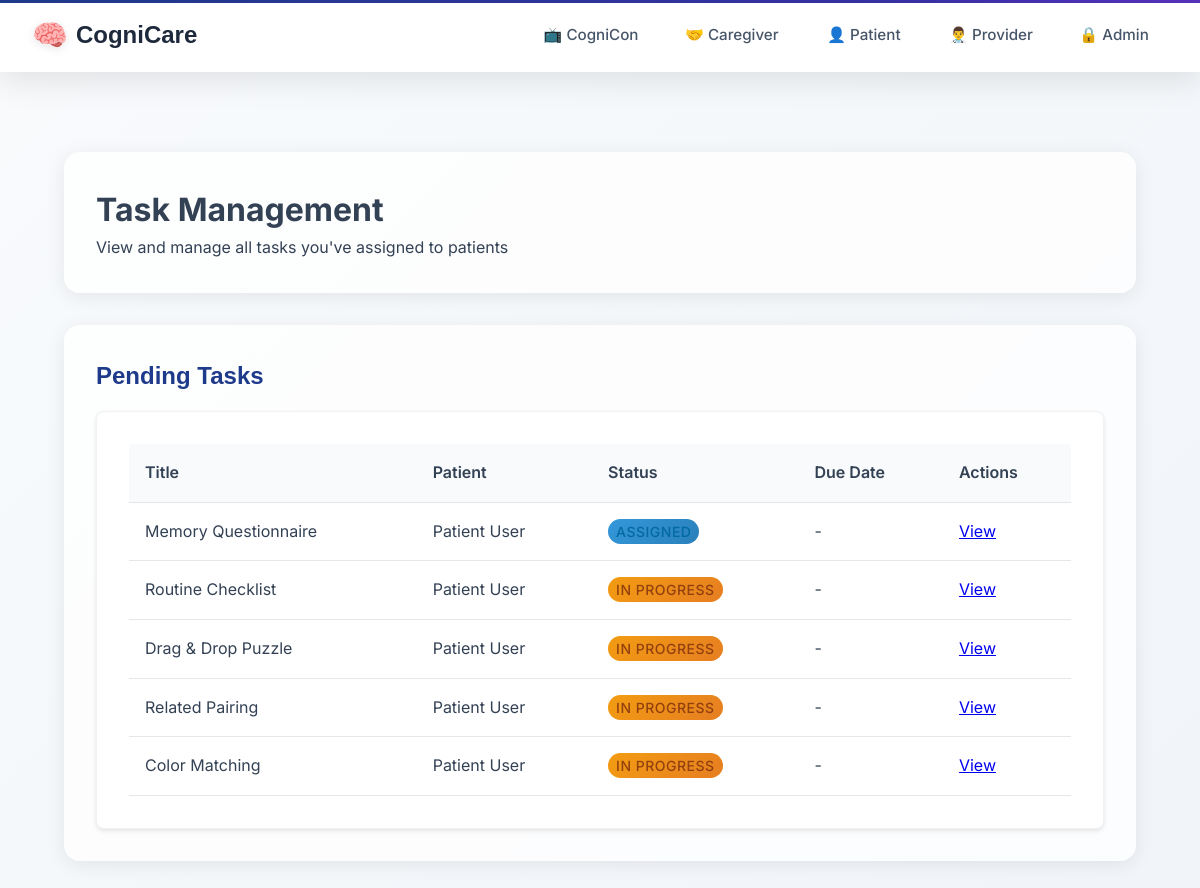
/taskmanager/provider/tasks/ (signed in), run on an earlier commit of the app's database.
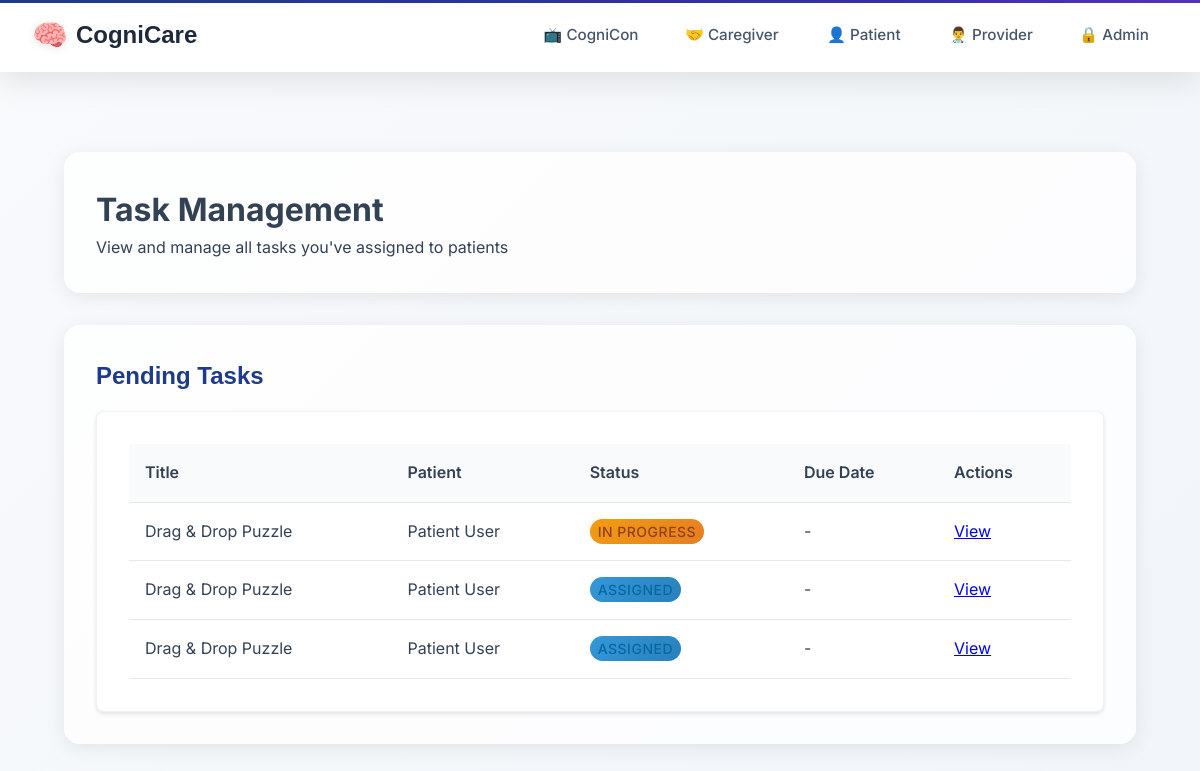
And on a later commit of the database.
### taskmanager/models.py (models this page shows, shortened)
class Task(models.Model):
    title = models.CharField(max_length=255)
    description = models.TextField(blank=True, null=True)
    task_type = models.CharField(max_length=50, choices=TASK_TYPES)
    difficulty = models.CharField(
        max_length=50,
        choices=DIFFICULTY_LEVELS,
        blank=True,
        null=True,
        help_text="Cognitive difficulty level for games"
    )
    assigned_by = models.ForeignKey(UserProfile, related_name='assigned_tasks', on_delete=models.CASCADE)
    assigned_to = models.ForeignKey(UserProfile, related_name='tasks', on_delete=models.CASCADE)
    completed_by = models.ForeignKey(UserProfile, related_name='completed_tasks', on_delete=models.SET_NULL, null=True, blank=True)
    status = models.CharField(max_length=20, choices=[
        ('assigned', 'Assigned'),
        ('in_progress', 'In Progress'),
        ('completed', 'Completed'),
    ], default='assigned')
    created_at = models.DateTimeField(auto_now_add=True)
    assigned_at = models.DateTimeField(auto_now_add=True)
    due_date = models.DateTimeField(blank=True, null=True)
    completed_at = models.DateTimeField(null=True, blank=True)
    task_config = models.JSONField(default=dict, blank=True)
    class Meta:
        ordering = ['-created_at']

### users/models.py (models this page shows, shortened)
class UserProfile(models.Model):
    USER_TYPES = (
        ('admin', 'Administrator'),  # Admin users
        ('provider', 'Healthcare Provider'),  # Docs + Nurses
        ('caregiver', 'Caregiver'),  # Caregivers
        ('patient', 'Patient'),  # All patients
    )
    user = models.OneToOneField(User, on_delete=models.CASCADE, related_name='profile')  # each user must have a profile
    user_type = models.CharField(max_length=20, choices=USER_TYPES)  # set specific user role
    provider = models.ForeignKey('self', on_delete=models.SET_NULL, null=True, blank=True,
                                related_name='managed_patients', limit_choices_to={'user_type': 'provider'})  # provider link
    patient = models.ForeignKey('self', on_delete=models.SET_NULL, null=True, blank=True,
                               related_name='caregivers', limit_choices_to={'user_type': 'patient'})  # patienr link
    linked_patients = models.ManyToManyField(
        'self',
        symmetrical=False,
        related_name='linked_caregivers',
        limit_choices_to={'user_type': 'patient'},
        blank=True,
        help_text="Patients this caregiver can access"  # Caregivers can see these patients
    )

### taskmanager/views.py (the view)
# urls.py: path('provider/tasks/', views.provider_task_management, name='provider_task_management'),
@login_required
def provider_task_management(request):
    if not hasattr(request.user, 'profile') or request.user.profile.user_type != 'provider':
        messages.error(request, 'You do not have permission to access task management.')
        return redirect('home')
    assigned_tasks = Task.objects.filter(assigned_by=request.user.profile)
    context = {
        'assigned_tasks': assigned_tasks,
        'pending_tasks': assigned_tasks.filter(status__in=['assigned', 'in_progress']),
        'completed_tasks': assigned_tasks.filter(status='completed'),
    }
    return render(request, 'tasks/assign/provider_task_management.html', context)

### templates/tasks/assign/provider_task_management.html (shortened to what this page needs)
{% extends 'layouts/base.html' %}
{% block content %}
<div class="container">
    <div class="section">
        <h1>Task Management</h1>
        <p>View and manage all tasks you've assigned to patients</p>
    </div>
    {% if pending_tasks %}
    <div class="section">
        <h2>Pending Tasks</h2>
        <div class="card">
            <table class="table">
                <thead>
                    <tr>
                        <th>Title</th>
                        <th>Patient</th>
                        <th>Status</th>
                        <th>Due Date</th>
                        <th>Actions</th>
                    </tr>
                </thead>
                <tbody>
                    {% for task in pending_tasks %}
                    <tr>
                        <td>{{ task.title }}</td>
                        <td>{{ task.assigned_to.user.get_full_name }}</td>
                        <td><span class="status-badge status-{{ task.status }}">{{ task.get_status_display }}</span></td>
                        <td>{% if task.due_date %}{{ task.due_date|date:"M d, Y g:i A" }}{% else %}-{% endif %}</td>
                        <td>
                            <a href="{% url 'taskmanager:task_results' task.id %}" class="mdc-button mdc-button--outlined">View</a>
                        </td>
                    </tr>
                    {% endfor %}
                </tbody>
            </table>
        </div>
    </div>
    {% endif %}
</div>
{% endblock %}

What changed in the data, as far as the page shows it:
removed Task: title "Memory Questionnaire", assigned_to.user.get_full_name "Patient User", status "ASSIGNED"
removed Task: title "Routine Checklist", assigned_to.user.get_full_name "Patient User", status "IN PROGRESS"
removed Task: title "Related Pairing", assigned_to.user.get_full_name "Patient User", status "IN PROGRESS"
removed Task: title "Color Matching", assigned_to.user.get_full_name "Patient User", status "IN PROGRESS"
added Task: title "Drag & Drop Puzzle", assigned_to.user.get_full_name "Patient User", status "ASSIGNED"
added Task: title "Drag & Drop Puzzle", assigned_to.user.get_full_name "Patient User", status "ASSIGNED"
